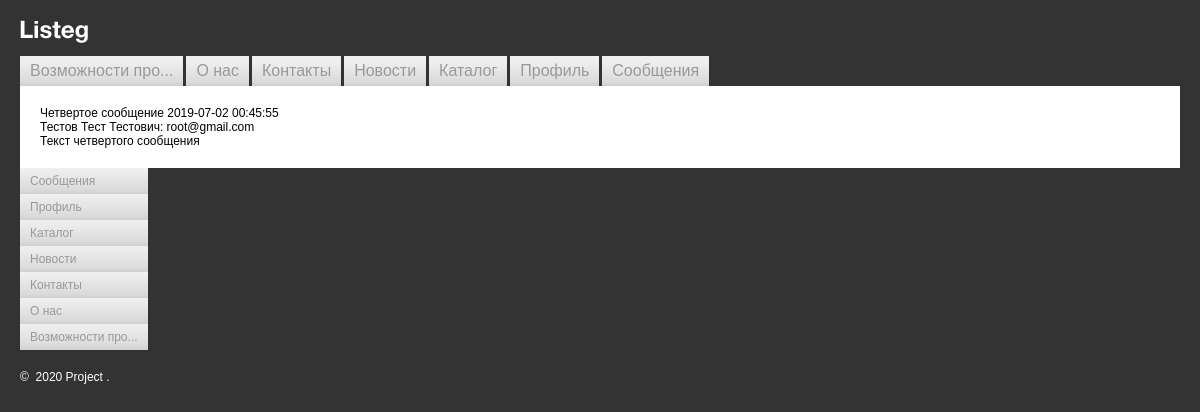
Page /posts/view?msg=4 (signed in) on the committed database.
### tables this page shows
CREATE TABLE `messages` (
  `id` int(11) NOT NULL,
  `title` varchar(255) NOT NULL,
  `date` datetime DEFAULT NULL,
  `sender_id` int(11) NOT NULL,
  `recipient_id` int(11) NOT NULL,
  `text` text NOT NULL,
  `read` tinyint(1) NOT NULL DEFAULT 0,
  `section_id` int(11) NOT NULL DEFAULT 1
);

### db/connect.php (called while the page is built, shortened)
<?php
function connect(): mysqli
{
    $dbName = 'task_db';
    $user = 'root';
    $password = 'pass123';
    $host = 'localhost';
    static $connect = null;
    if (null === $connect) {
        $connect = mysqli_connect($host, $user, $password, $dbName);
    }
    return $connect;
}
function getMessage(int $id): array
{
    $id = mysqli_real_escape_string(connect(), $id);
    $result = mysqli_query(
        connect(),
        "SELECT title, m.date, text, CONCAT(s.name, ': ', s.email) AS sender FROM users AS u
LEFT JOIN messages AS m ON recipient_id = u.id
LEFT JOIN users AS s ON s.id = sender_id
WHERE m.id=$id"
    );
    return getResult($result);
}
function canWriteMsg(string $login, bool $showMsg = true): bool
{
    $isActive = false;
    $login = mysqli_real_escape_string(connect(), $login);
    $result = mysqli_query(
        connect(),
        "SELECT group_id FROM users
LEFT JOIN user_group ON user_id=id && group_id=2
WHERE login='$login'"
    );
    if (mysqli_num_rows($result) > 0) {
        $isActive = (int)mysqli_fetch_assoc($result)['group_id'] === 2;
    }
    return $isActive;
}
function getResult(mysqli_result $result): array
{
    if (mysqli_num_rows($result) === 1) {
        return mysqli_fetch_assoc($result);
    } elseif (mysqli_num_rows($result) > 1) {
        return mysqli_fetch_all($result, MYSQLI_ASSOC);
    }
    return [];
}

### posts/view/index.php (the view, shortened to what this page needs)
<?php
require $_SERVER['DOCUMENT_ROOT'] . '/templates/header.php';
?>
    <div class="container container_view">
        <?php
        $isActive = database\canWriteMsg($_COOKIE['login']);
        if ($isActive) {
            $msg = database\getMessage($_GET['msg']);
        }
        if ($isActive) : ?>
            <div class="view_title"><?= $msg['title'] . ' ' . $msg['date'] ?></div>
            <div class="view_sender"><?= $msg['sender'] ?></div>
            <div class="view_msg"><?= $msg['text'] ?></div>
        <?php endif; ?>
    </div>
<?php
require $_SERVER['DOCUMENT_ROOT'] . '/templates/footer.php';

### css/styles.css (style rules this page uses)
body { background: #333333; padding: 20px; margin: 0; color: #000000; font-family: Arial, Helvetica, sans-serif; font-size: 12px; }
div { border: none; font-size: 1em; }
.container { background: #ffffff; }
.container_view { padding: 20px; }

### rows in the picture
messages: title "Четвертое сообщение", date "2019-07-02 00:45:55", text "Текст четвертого сообщения"

### other values in the picture
render\trimLongTitle($item['title']) "Возможности про..."
render\trimLongTitle($item['title']) "О нас"
render\trimLongTitle($item['title']) "Контакты"
render\trimLongTitle($item['title']) "Новости"
render\trimLongTitle($item['title']) "Каталог"
render\trimLongTitle($item['title']) "Профиль"
render\trimLongTitle($item['title']) "Сообщения"
$msg['sender'] "Тестов Тест Тестович: root@gmail.com"
$date "2020"
